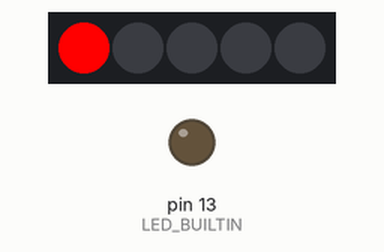
The sketch below on a simulated Arduino Uno, built with avr-gcc and run on an emulated ATmega328P. On the bench: 5 RGB LEDs in strip order, left to right, output pins drawn as LEDs (lit = HIGH).

Above: at 0.1 s.
At 0.6 s:
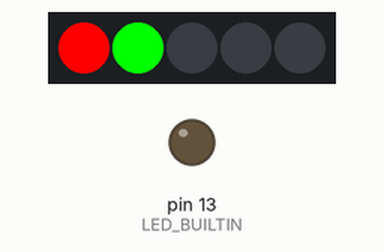
At 1.1 s:
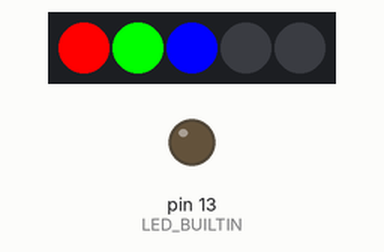
At 1.6 s:
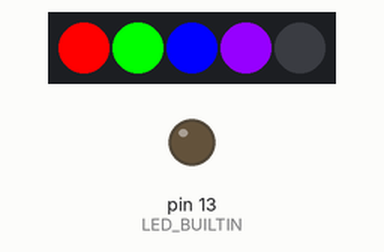
At 2.1 s:
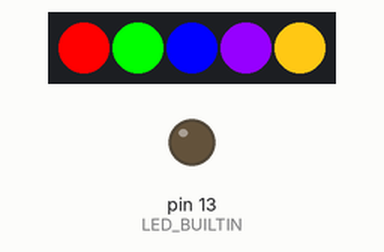

Measured:
- what the display in image 1 shows lasts 0.5 s, from 0.5 s to 1.0 s

The sketch:

ws2812b.ino
```cpp
#include <FastLED.h>

#define LED_PIN     7
#define NUM_LEDS    5

CRGB leds[NUM_LEDS];

void setup() {
  FastLED.addLeds<WS2812, LED_PIN, GRB>(leds, NUM_LEDS);
  pinMode(LED_BUILTIN,OUTPUT);
}

void loop() {
  leds[0] = CRGB(255, 0, 0);
  FastLED.show();
  delay(500);
  leds[1] = CRGB(0, 255, 0);
  FastLED.show();
  delay(500);
  leds[2] = CRGB(0, 0, 255);
  FastLED.show();
  delay(500);
  leds[3] = CRGB(150, 0, 255);
  FastLED.show();
  delay(500);
  leds[4] = CRGB(255, 200, 20);
  FastLED.show();
  delay(500);
  //while(1);
}
```
